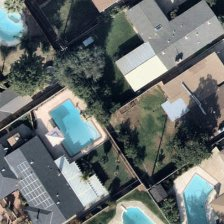
#> input picture Data/000000055.jpg, 224 x 224 px
$ python -i locator.py   (imports and definitions only)   (older library calls are emulated)
#> lines starting #> are read from the running program, lines starting #| are printed output that depends on the picture; after the words box and inside, x2 and y2 are one past the last pixel; in counts of white or black regions, pixels touching at a corner belong together
#> further down, picture is the input picture: shape (224, 224, 3); mean B, G, R 108.6, 109.5, 102.6
import cv2
import numpy as np

# Method extends the img_mask over the img_extended_mask area if they are touching.
# img_mask: Contains the identified part of the image
# img_extended_mask: Contains the extended identified part of the image
# img_overlay: Image to draw the extention for demo
# color: Color to use while drawing
def dilateConnected(img_mask, img_extended_mask, img_overlay=None, color=[0,255.0], img_edge=None) -> cv2.typing.MatLike:
    # Dilate selection if in additional mask (expected hue) but stop on edge
    # img_dilate = img_mask.copy()
    direction = 0
    while (True):
        continue_dilation = False
        row_range = [
            range(1, img_mask.shape[0] - 1),  # top-bottom to left-right
            range(1, img_mask.shape[0] - 1),  # top-bottom to right-left
            range(img_mask.shape[0] - 2, 1, -1),  # bottom-top to right-left
            range(img_mask.shape[0] - 2, 1, -1),  # bottom-top to left-right
        ]
        col_range = [
            range(1, img_mask.shape[1] - 1),  # top-bottom to left-right
            range(img_mask.shape[1] - 2, 1, -1),  # top-bottom to right-left
            range(img_mask.shape[1] - 2, 1, -1),  # bottom-top to right-left
            range(1, img_mask.shape[1] - 1),  # bottom-top to left-right
        ]
        for row in row_range[direction % 4]:
            for col in col_range[direction % 4]:
                # If the pixel is not marked in initial range
                # but was marked from the extended range operation
                # and is not an edge
                if img_mask[row, col] == 0 and img_extended_mask[row, col] > 0 and (img_edge is None or img_edge[row, col] < 255):
                    # If an adjacent pixel is marked then mark this one also
                    for i in range(3):
                        for j in range(3):
                            if img_mask[row + i - 1, col + j - 1] > 0:
                                continue_dilation = True
                                img_mask[row, col] = 255
                                img_overlay[row, col] = color
        print(".", end="")
        if continue_dilation == False:
            print("Stopping")
            break
        direction += 1
    return img_mask


def locateArea(input_img: cv2.typing.MatLike,
               hue_from=120, lum_from=80, sat_from=60,
               hue_to=160,
               hue_mid=120, lum_mid=50, sat_mid=40,
               hue_ext=110, lum_ext=40, sat_ext=40) -> (cv2.typing.MatLike, cv2.typing.MatLike):
#> called with hue_from = 120, lum_from = 80, sat_from = 60, hue_to = 160, hue_mid = 120, lum_mid = 50, sat_mid = 40, hue_ext = 110
    try:
        img = input_img.copy()
        img_overlay = img.copy()
        # Convert to HLS to check the color
        img_hls = cv2.cvtColor(img, cv2.COLOR_BGR2HLS_FULL)
#> img_hls: shape (224, 224, 3); mean of channels 0, 1, 2 106.8, 106.4, 47.1
        # Select the pixels in Range to the expected colors
        # This is the initial Range
        img_range = cv2.inRange(img_hls, (hue_from, lum_from, sat_from), (hue_to, 255, 255))
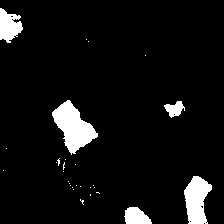
#> img_range: shape (224, 224); 6.6% white; 29 white regions (24 under 20 px), largest, box (x1, y1, x2, y2) and area: (52, 100, 98, 155) 1271, (184, 176, 212, 224) 904, (0, 8, 23, 43) 530, (124, 207, 152, 224) 350, (164, 101, 185, 118) 204
        # This is the extended Range (some false identifications here)
        img_extend_range = cv2.inRange(img_hls, (hue_mid, lum_mid, sat_mid), (hue_to, 255, 255))
#> img_extend_range: shape (224, 224); 9.2% white; 215 white regions (202 under 20 px), largest, box (x1, y1, x2, y2) and area: (51, 100, 99, 157) 1400, (183, 176, 213, 224) 991, (0, 8, 24, 44) 622
        # Keep the extended range only if it connects to the initial range (do not use edges)
        img_range = dilateConnected(img_range, img_extend_range, img_overlay, [0, 255, 0])
#> after the loop in dilateConnected, `while (True):`: img_mask: shape (224, 224); 8% white; 18 white regions (8 under 20 px), largest, box (x1, y1, x2, y2) and area: (51, 100, 99, 157) 1400, (183, 176, 213, 224) 989, (0, 8, 24, 44) 621
#> after the loop in dilateConnected, `while (True):`: img_overlay: shape (224, 224, 3); 1.36% of pixels changed, all inside (x1, y1, x2, y2) = (1, 8, 213, 223)
        # Create an even more extended range (many false identifications here)
        img_extend_range = cv2.inRange(img_hls, (hue_ext, lum_ext, sat_ext), (hue_to, 255, 255))
#> img_extend_range: shape (224, 224); 11.9% white; 351 white regions (330 under 20 px), largest, box (x1, y1, x2, y2) and area: (51, 100, 99, 158) 1428, (183, 175, 213, 224) 996, (0, 7, 24, 44) 639
        # Find edges over that extended range
        img_edge = img_extend_range.copy()
        # Dilate to include some additional parts of the image
        img_edge = cv2.dilate(img_edge, np.ones((3, 3), np.uint8), iterations=2)
#> img_edge: shape (224, 224); 33.3% white; 68 white regions, largest, box (x1, y1, x2, y2) and area: (10, 98, 104, 207) 3953, (13, 8, 122, 79) 2551, (0, 0, 64, 55) 2160
        # Convert to Grayscale
        img_gray = cv2.cvtColor(img, cv2.COLOR_BGR2GRAY)
        # Keep only the part of the image with the expected colors
        img_gray = cv2.bitwise_and(img_gray, img_gray, mask=img_edge)
        # Histogram equalization
        img_gray = cv2.equalizeHist(img_gray)
        # Edge detection
        img_edge = cv2.Canny(cv2.GaussianBlur(img_gray, (5, 5), 0), 0, 30)
#> img_edge: shape (224, 224); 12.2% white in thin lines or dots
        # dilate edges and erode
        img_edge = cv2.dilate(img_edge, np.ones((3, 3), np.uint8), iterations=1)
#> img_edge: shape (224, 224); 38% white; 38 white regions (1 under 20 px), largest, box (x1, y1, x2, y2) and area: (0, 0, 122, 108) 6690, (0, 96, 114, 218) 4251, (159, 90, 224, 146) 1671
        img_edge = cv2.erode(img_edge, np.ones((3, 3), np.uint8), iterations=1)
#> img_edge: shape (224, 224); 20.5% white; 58 white regions (17 under 20 px), largest, box (x1, y1, x2, y2) and area: (0, 0, 121, 82) 3190, (8, 97, 113, 217) 2092, (160, 91, 220, 140) 803
        ############################################################################
        # Show your work: Color Initial Range pixels with Red and Extended with Yellow
        for row in range(img_hls.shape[0]):
            for col in range(img_hls.shape[1]):
                if img_extend_range[row,col] > 0:
                    img_overlay[row,col] = [0,255,255]
                if img_range[row,col] > 0:
                    img_overlay[row,col] = [0,0,255]
#> img_overlay: shape (224, 224, 3); mean B, G, R 90.3, 102.6, 120.5
        img_mask = img_range.copy()
        # Do some erosion to remove small areas, mainly elongated ones
        for _ in range(4):
            img_mask = cv2.erode(img_mask, np.ones((3, 3), np.uint8))
#> img_mask: shape (224, 224); 3.1% white; 5 white regions (1 under 20 px), largest, box (x1, y1, x2, y2) and area: (57, 107, 91, 150) 642, (188, 182, 205, 224) 448, (0, 14, 18, 38) 307, (128, 211, 147, 224) 143
        # Run connected components and keep only "big" components to remove small
        # but "round" areas that survived erotion
        (totalLabels, label_ids, values, centroid) = cv2.connectedComponentsWithStats(img_mask, 4, cv2.CV_32S)
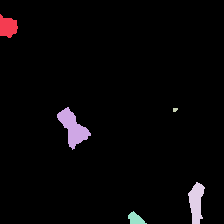
#> label_ids: shape (224, 224) int32; 6 distinct labels, from 0 to 5; one colour per label, 0 black
#> totalLabels = 6; values = [[0, 0, 224, 224, 48619], [0, 14, 18, 24, 307], [57, 107, 34, 43, 642], [173, 108, 5, 4, 17], [188, 182, 17, 42, 448], [128, 211, 19, 13, 143]]; centroid = [[111.8, 110.7], [7.51, 26.43], [72.58, 127.6], [174.7, 109.3], [195.8, 201.9], [135.3, 218.5]]
        for row in range(img_mask.shape[0]):
            for col in range(img_mask.shape[1]):
                id = label_ids[row,col]
                if id > 0 and values[id][4] < 35:
                    img_mask[row,col] = 0
        # Remove eroded pixels from img_overlay to show our work (make them green)
        for row in range(img_hls.shape[0]):
            for col in range(img_hls.shape[1]):
                if img_range[row,col] != img_mask[row,col]:
                    img_overlay[row,col] = [0, 255, 0]
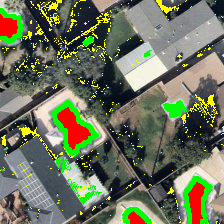
#> img_overlay: shape (224, 224, 3); mean B, G, R 90.3, 115.1, 108
        # Mark pool pixels in img_overlay to show our work (make them red)
        for row in range(img_hls.shape[0]):
            for col in range(img_hls.shape[1]):
                if img_mask[row,col] > 0:
                    img_overlay[row,col] = [0, 0, 255]
        # Dilate selection if in extended range mask (expected hue) but stop on edges
        img_mask = dilateConnected(img_mask, img_extend_range, img_overlay,[255, 0, 0], img_edge)
#> after the loop in dilateConnected (call 2), `while (True):`:
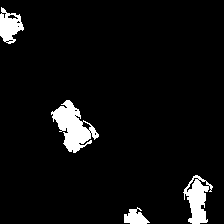
#> img_mask: shape (224, 224); 5.5% white; 4 white regions, box (x1, y1, x2, y2) and area: (51, 100, 99, 153) 1205, (183, 175, 213, 224) 771, (0, 7, 24, 44) 522, (124, 207, 150, 224) 267
#> after the loop in dilateConnected (call 2), `while (True):`:
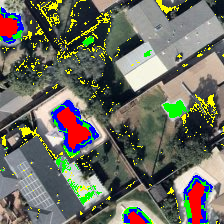
#> img_overlay: shape (224, 224, 3); 2.44% of pixels changed, all inside (x1, y1, x2, y2) = (1, 7, 213, 223)
        # Finally Dilate and Erode to get rid of holes
        for _ in range(4):
            img_mask = cv2.dilate(img_mask, cv2.getStructuringElement(cv2.MORPH_RECT, (3,3)))
#> img_mask: shape (224, 224); 10.5% white; 4 white regions, box (x1, y1, x2, y2) and area: (47, 96, 103, 157) 2206, (179, 171, 217, 224) 1519, (0, 3, 28, 48) 990, (120, 203, 154, 224) 565
        for _ in range(4):
            img_mask = cv2.erode(img_mask, cv2.getStructuringElement(cv2.MORPH_RECT, (3,3)))
#> img_mask: shape (224, 224); 6.2% white; 4 white regions
        img_overlay_dil = img_overlay.copy()
        # Mark in overlay image with Blue to show our work
        for row in range(img_hls.shape[0]):
            for col in range(img_hls.shape[1]):
                if img_mask[row,col] > 0:
                    img_overlay_dil[row,col] = [255, 0, 0]
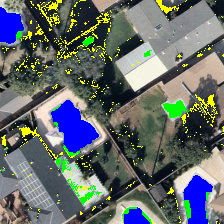
#> img_overlay_dil: shape (224, 224, 3); 3.77% of pixels changed, all inside (x1, y1, x2, y2) = (0, 7, 212, 224)
        ##########################################################
        # Draw Contours over initial image and show results
        ret, threshold = cv2.threshold(img_mask, 127, 255, 0)
        contours, hierarchy = cv2.findContours(threshold, cv2.RETR_TREE, cv2.CHAIN_APPROX_TC89_L1)
#> contours = 4 contours; box (x1, y1, x2, y2) and area: (51, 100, 99, 153) 1269, (183, 175, 213, 224) 830, (0, 7, 24, 44) 554, (124, 207, 150, 224) 255
        cv2.drawContours(img, contours, -1, (0, 0, 255), 2)
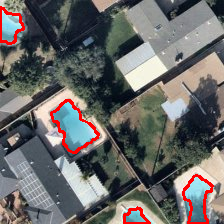
#> img: shape (224, 224, 3); 2.65% of pixels changed, all inside (x1, y1, x2, y2) = (0, 6, 214, 224)
    except:
        pass
    finally:
        pass
    return img_overlay, img

>>> import cv2
>>> picture = cv2.imread('../Data/000000055.jpg')
>>> result = locateArea(picture)

$ run again, on Data/000000148.jpg
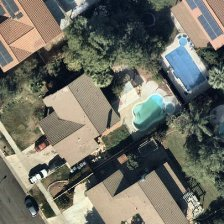
#> input picture Data/000000148.jpg, 224 x 224 px
#> picture is the input picture: shape (224, 224, 3); mean B, G, R 101.1, 111.8, 112
#> img_hls: shape (224, 224, 3); mean of channels 0, 1, 2 74.5, 107.4, 55.7
#> img_range: shape (224, 224); 2.4% white; 25 white regions (23 under 20 px), largest, box (x1, y1, x2, y2) and area: (164, 36, 202, 91) 955, (148, 93, 170, 119) 205
#> after the loop in locateArea, `for _ in range(4):`:
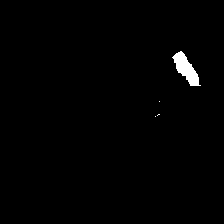
#> img_mask: shape (224, 224); 0.93% white; 4 white regions (3 under 20 px), largest, box (x1, y1, x2, y2) and area: (172, 51, 201, 86) 463
#> label_ids: shape (224, 224) int32; 5 distinct labels, from 0 to 4
#> totalLabels = 5; values = [[0, 0, 224, 224, 49708], [172, 51, 29, 35, 463], [159, 101, 1, 1, 1], [157, 114, 3, 2, 3], [155, 116, 1, 1, 1]]; centroid = [[110.8, 111.9], [185.7, 68.48], [159, 101], [158, 114.3], [155, 116]]
#> contours = 1 contour; box (x1, y1, x2, y2) and area: (167, 35, 208, 102) 1134
#> in locateArea, `cv2.drawContours(img, contours, -1, (0, 0, 255), 2)`:
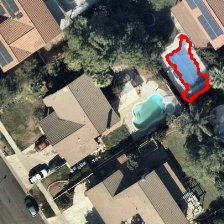
#> img: shape (224, 224, 3); 1.06% of pixels changed, all inside (x1, y1, x2, y2) = (166, 34, 209, 103)
